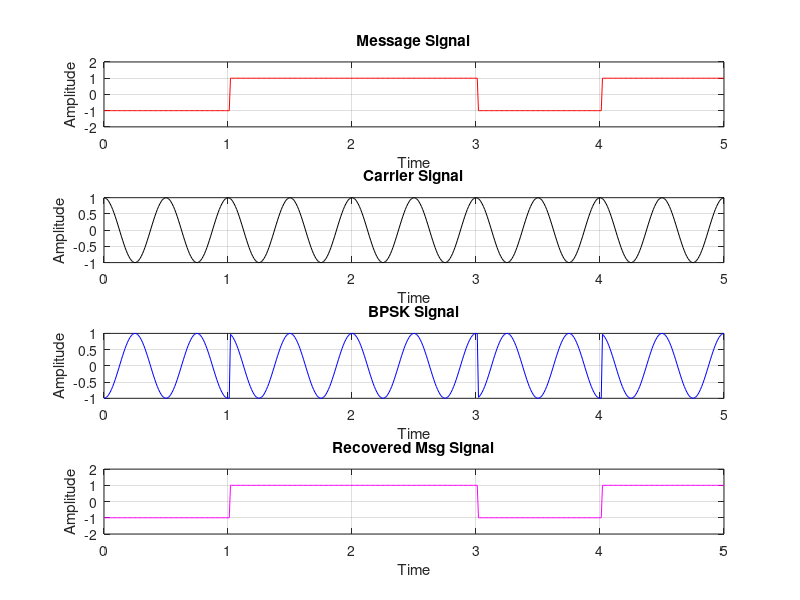

Write MATLAB code to recreate this figure.
%BPSK Modulation 
%Reference: https://www.youtube.com/watch?v=PZoNwTYl0IM
clear 
clc
% Input SequenceS
%n=[1,0,1,0,1];
n=randi([0,1],1,5)
% Mapping
for ii=1:length(n)
    if n(ii)==1;
        nn(ii)=1;
    else
        nn(ii)=-1;
    end
end
%Pulse Shaping
i=1;
t=0:0.01:length(n);
for j=1:length(t)
    if t(j)<=i;
        y(j)=nn(i);
    else
        y(j)=nn(i);
        i=i+1;
    end
end
% Plotting
subplot(4,1,1);
plot(t,y,'r-');
axis([0 length(n) -2 2]);
grid on;
ylabel('Amplitude');
xlabel('Time');
title('Message Signal');

% carrier
c=cos(2*pi*2*t);
subplot(4,1,2);
plot(t,c,'k-');
grid on;
ylabel('Amplitude');
xlabel('Time');
title('Carrier Signal');

%BPSK MODULATION
x=y.*c;
subplot(4,1,3);
plot(t,x, 'b-');
grid on;
ylabel('Amplitude');
xlabel('Time');
title('BPSK Signal');


% Detection and recontruction
for j=1:length(t)
    if x(j)==c(j)
        det(j)=1;
    else
        det(j)=-1;
    end
end
subplot(4,1,4);
plot(t,det,'m-');
grid on;
ylabel('Amplitude');
xlabel('Time');
title('Recovered Msg Signal');
axis([0 length(n) -2 2]);
